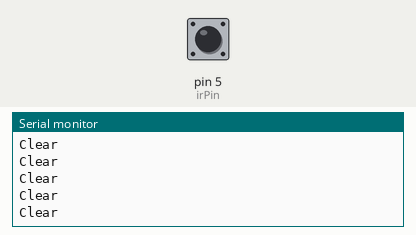
Bench run of a sketch on a simulated Arduino Uno, built with avr-gcc and run on an emulated ATmega328P. Shown: the last lines printed to the serial monitor. Inputs (shaded band) come from the test bench; at power-on: pin 5 (irPin) LOW.

Above: at 1.2 s.
1.3 s: pin 5 (irPin) driven HIGH
At 2.4 s:
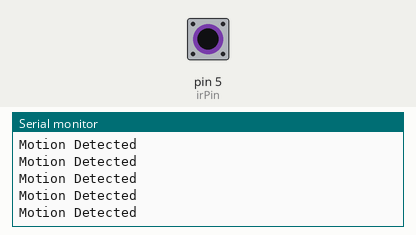
3.2 s: pin 5 (irPin) driven LOW
At 4.0 s:
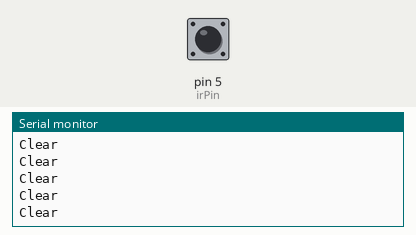
6.2 s: pin 5 (irPin) driven HIGH
At 6.8 s:
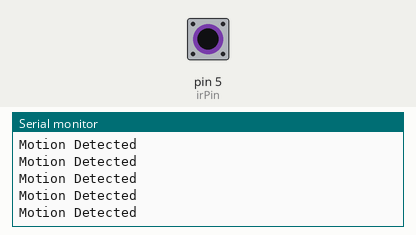

The sketch:

ir.ino
```cpp
const int irPin = 5;
long irValue;

void setup() {
  // put your setup code here, to run once:
Serial.begin(9600);
pinMode(irPin, INPUT);
}

void loop() {
  // put your main code here, to run repeatedly:
irValue = digitalRead(irPin);
if(irValue == HIGH){
  Serial.println("Motion Detected");
}else{
  Serial.println("Clear");
}
}
```

Measured:
- after the input at 1.3 s, the serial monitor: prints a new line after 0.07 s (image 1)
